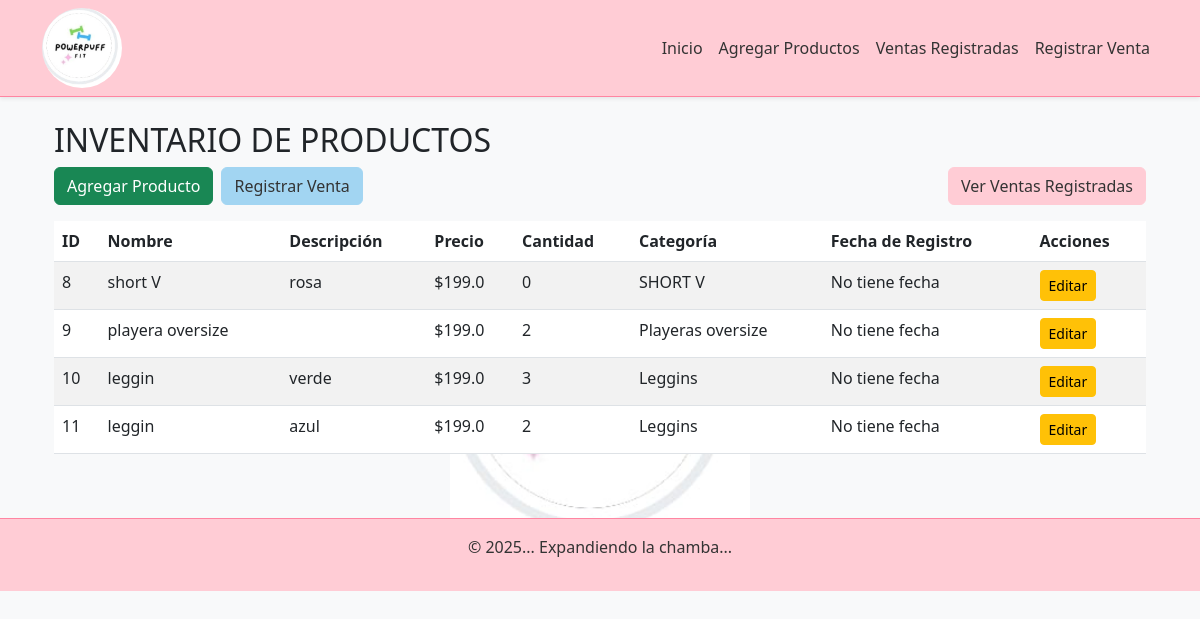
Before: / with the older database file.
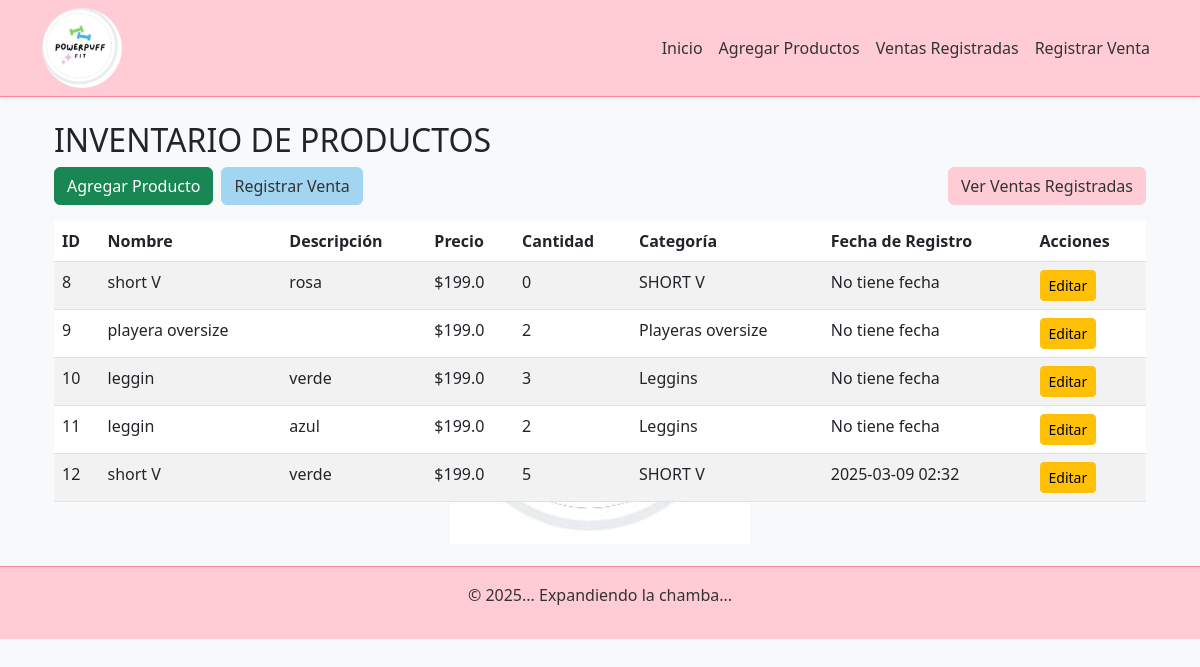
After: the same page with the newer database file.
### app/models.py (models this page shows, shortened)
class Producto(db.Model):
    id = db.Column(db.Integer, primary_key=True)
    nombre = db.Column(db.String(100), nullable=False)
    descripcion = db.Column(db.String(200))
    precio = db.Column(db.Float, nullable=False)
    cantidad = db.Column(db.Integer, nullable=False)
    categoria = db.Column(db.String(50), nullable=False)
    activo = db.Column(db.Boolean, default=True)  # Para productos activos/inactivos
    fecha_registro = db.Column(db.DateTime, default=datetime.utcnow)  # Fecha de registro
    ventas = db.relationship('VentaProducto', back_populates='producto', cascade="all, delete-orphan")

### app/routes.py (the view)
@routes.route('/')
def index():
    productos = Producto.query.filter_by(activo=True).all()  # Solo productos activos
    return render_template('index.html', productos=productos)

### app/templates/index.html
{% extends "base.html" %}
{% block content %}
<div class="container mt-4">
    <h2>INVENTARIO DE PRODUCTOS</h2>
    <div class="d-flex flex-column flex-md-row justify-content-between mb-3 gap-2">
        <div class="d-flex gap-2">
            <a href="{{ url_for('routes.nuevo_producto') }}" class="btn btn-success">Agregar Producto</a>
            <a href="{{ url_for('routes.nueva_venta') }}" class="btn btn-primary">Registrar Venta</a>
        </div>
        <div>
            <a href="{{ url_for('routes.listar_ventas') }}" class="btn btn-info">Ver Ventas Registradas</a>
        </div>
    </div>
    <div class="table-responsive">
        <table class="table table-striped">
            <thead>
                <tr>
                    <th>ID</th>
                    <th>Nombre</th>
                    <th>Descripción</th>
                    <th>Precio</th>
                    <th>Cantidad</th>
                    <th>Categoría</th>
                    <th>Fecha de Registro</th>
                    <th>Acciones</th>
                </tr>
            </thead>
            <tbody>
                {% for producto in productos %}
                    {% if producto.activo %}
                        <tr>
                            <td>{{ producto.id }}</td>
                            <td>{{ producto.nombre }}</td>
                            <td>{{ producto.descripcion }}</td>
                            <td>${{ producto.precio }}</td>
                            <td>{{ producto.cantidad }}</td>
                            <td>{{ producto.categoria }}</td>
                            <td>
                                {% if producto.fecha_registro %}
                                    {{ producto.fecha_registro.strftime('%Y-%m-%d %H:%M') }}
                                {% else %}
                                    No tiene fecha
                                {% endif %}
                            </td>
                            <td>
                                <a href="{{ url_for('routes.editar_producto', id=producto.id) }}" class="btn btn-warning btn-sm">Editar</a>
                            </td>
                        </tr>
                    {% endif %}
                {% endfor %}
            </tbody>
        </table>
    </div>
</div>
{% endblock %}

### app/templates/base.html (shortened to what this page needs)
<!DOCTYPE html>
<html lang="es">
<head>
    <link href="https://cdn.jsdelivr.net/npm/bootstrap@5.3.0/dist/css/bootstrap.min.css" rel="stylesheet">
    <link rel="stylesheet" href="https://cdnjs.cloudflare.com/ajax/libs/font-awesome/6.4.0/css/all.min.css">
</head>
<body class="bg-light">
    <nav class="navbar navbar-expand-lg navbar-light shadow-sm">
        <div class="container">
            <a class="navbar-brand" href="{{ url_for('routes.index') }}">
                <img src="{{ url_for('static', filename='images/logo.png') }}" alt="Logo">
            </a>
            <div class="collapse navbar-collapse" id="navbarNav">
                <ul class="navbar-nav ms-auto">
                    <li class="nav-item">
                        <a class="nav-link" href="{{ url_for('routes.index') }}">Inicio</a>
                    </li>
                    <li class="nav-item">
                        <a class="nav-link" href="{{ url_for('routes.nuevo_producto') }}">Agregar Productos</a>
                    </li>
                    <li class="nav-item">
                        <a class="nav-link" href="{{ url_for('routes.listar_ventas') }}">Ventas Registradas</a>
                    </li>
                    <li class="nav-item">
                        <a class="nav-link" href="{{ url_for('routes.nueva_venta') }}">Registrar Venta</a>
                    </li>
                </ul>
            </div>
        </div>
    </nav>
    <div class="container mt-4">
        {% block content %}{% endblock %}
    </div>
    <footer class="text-center mt-5 py-3">
        <p>&copy; 2025... Expandiendo la chamba... </p>
    </footer>
</body>
</html>

Changed rows visible on the page:
added Producto: id "12", nombre "short V", descripcion "verde", precio "199.0", cantidad "5", categoria "SHORT V", fecha_registro "2025-03-09 02:32"
